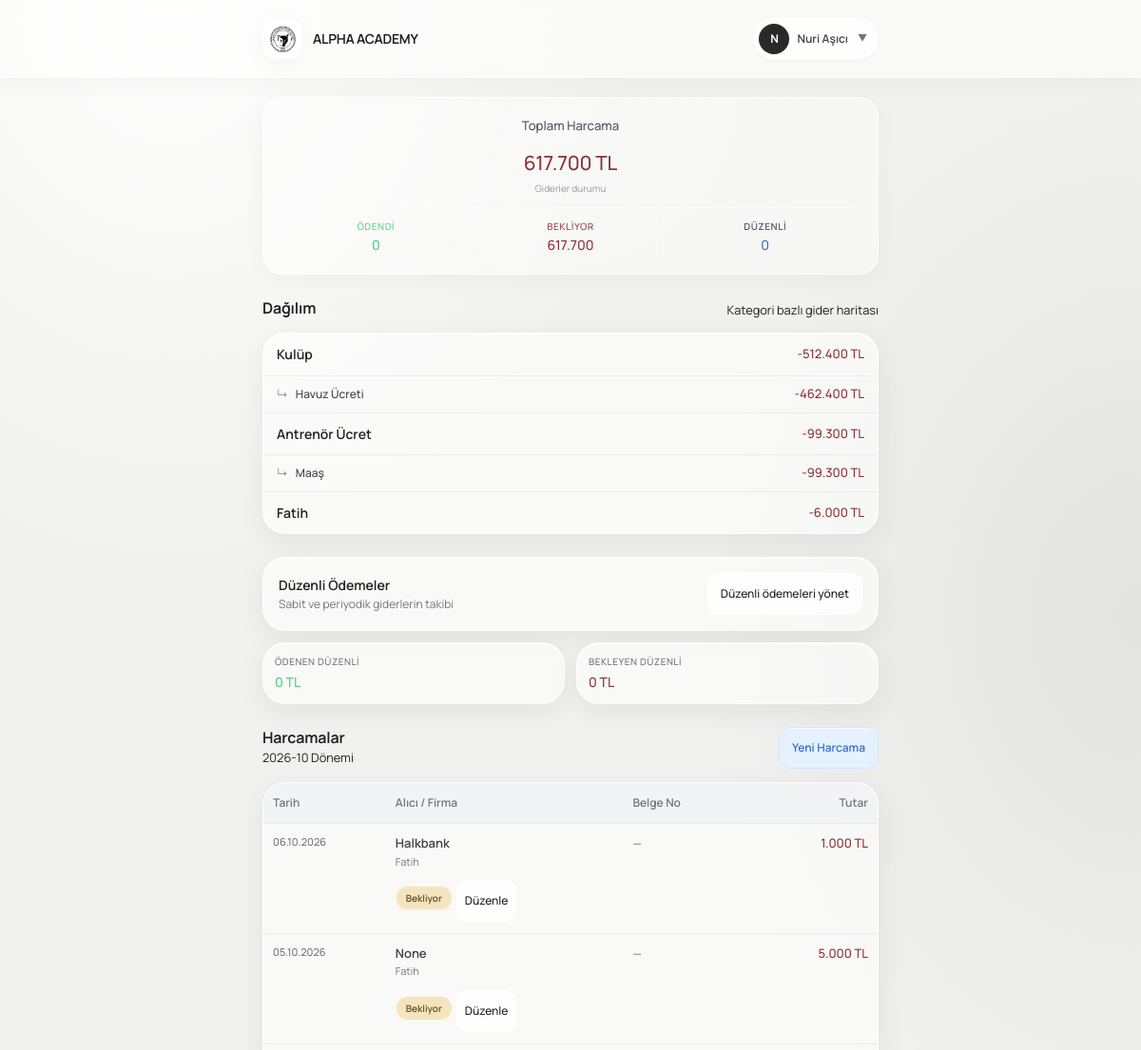
Before: /finance/expenses/ (signed in, upper part) with the older database file.
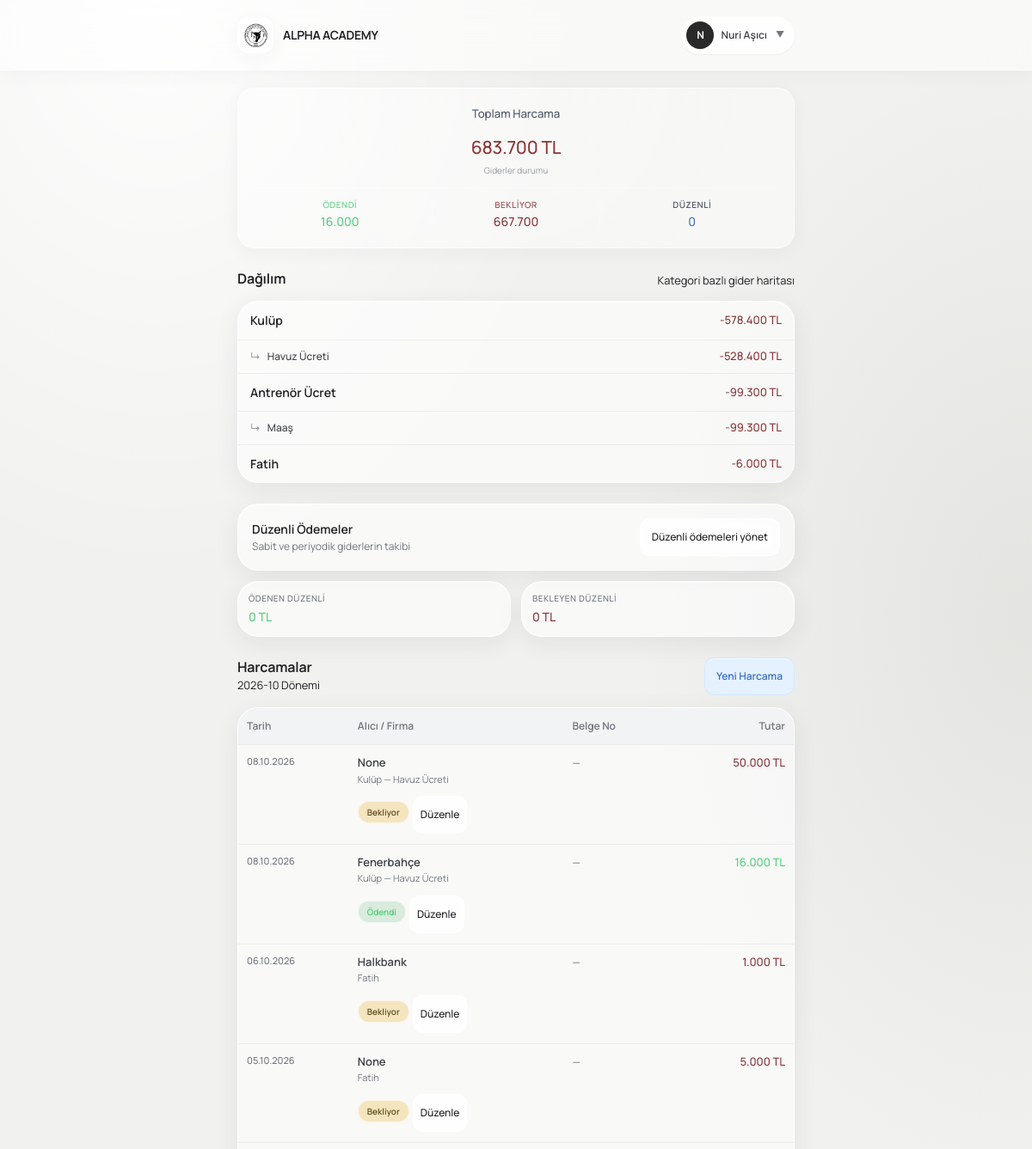
After: the same page with the newer database file.
### finance/models.py (models this page shows, shortened)
class ExpenseCategory(models.Model):
    name = models.CharField(max_length=100, verbose_name="Kategori Adı")
    parent = models.ForeignKey(
        'self',
        on_delete=models.SET_NULL,
        null=True,
        blank=True,
        related_name='children',
        verbose_name="Üst Kategori",
    )
    description = models.TextField(blank=True, null=True, verbose_name="Açıklama")
    class Meta:
        verbose_name = "Gider Kategorisi"
        verbose_name_plural = "Gider Kategorileri"

class Expense(models.Model):
    STATUS_CHOICES = [
        ('pending', 'Bekliyor'),
        ('paid', 'Ödendi'),
        ('cancelled', 'İptal Edildi'),
    ]
    category = models.ForeignKey(
        ExpenseCategory,
        on_delete=models.SET_NULL,
        null=True,
        related_name='expenses',
        verbose_name="Kategori"
    )
    regular_expense = models.ForeignKey(
        'RegularExpense',
        on_delete=models.SET_NULL,
        null=True,
        blank=True,
        related_name='generated_expenses',
        verbose_name="Düzenli gider kaynağı"
    )
    amount = models.IntegerField(verbose_name="Tutar (TL)")
    status = models.CharField(
        max_length=20,
        choices=STATUS_CHOICES,
        default='pending',
        verbose_name="Gider Durumu",
    )
    reciever = models.CharField(
        null=True,
        blank=True,
        max_length=200,
        verbose_name="Alıcı / Firma / Kişi")
    expense_date = models.DateField(verbose_name="Harcama Tarihi")
    is_active = models.BooleanField(default=True, verbose_name="Aktif mi?")
    period = models.CharField(
        max_length=7,
        db_index=True,
        help_text="Format: YYYY-MM (Örn: 2026-08)",
        verbose_name="Ait Olduğu Dönem"
    )
    receipt_no = models.CharField(max_length=100, blank=True, null=True, verbose_name="Fatura / Fiş / Dekont No")
    notes = models.TextField(blank=True, null=True, verbose_name="Açıklama / Detay")
    created_by = models.ForeignKey(
        settings.AUTH_USER_MODEL,
        on_delete=models.SET_NULL,
        null=True,
        verbose_name="Kaydı Oluşturan"
    )
    created_at = models.DateTimeField(auto_now_add=True)
    updated_at = models.DateTimeField(auto_now=True)
    class Meta:
        verbose_name = "Gider Kaydı"
        verbose_name_plural = "Gider Kayıtları"
        ordering = ['updated_at']

### finance/views.py (the view)
# urls.py: path('expenses/', views.expense_list, name='expense-list'),
@login_required
def expense_list(request):
    period = request.GET.get('period', date.today().strftime('%Y-%m'))
    category_id = request.GET.get('category', '')
    query = request.GET.get('q', '').strip()
    expenses = get_expenses_for_period(period, category_id, query)
    expense_summary = get_expense_summary(period)
    regular_expense_summary = get_regular_expense_summary(period)
    context = {
        'period': period,
        'expenses': expenses,
        'categories': ExpenseCategory.objects.all().order_by('name'),
        'selected_category': category_id,
        'query': query,
        'expense_summary': expense_summary,
        'regular_expense_summary': regular_expense_summary,
        'today': date.today(),
    }
    return render(request, 'finance/expenses.html', context)

### finance/views.py (called while the page is built)
def get_period_bounds(period):
    try:
        period_start = datetime.strptime(period, '%Y-%m').date()
    except (TypeError, ValueError):
        period_start = date.today().replace(day=1)
    period_end = period_start.replace(
        day=calendar.monthrange(period_start.year, period_start.month)[1]
    )
    return period_start, period_end

def get_regular_expense_summary(period=None):
    period = period or date.today().strftime('%Y-%m')
    period_start, period_end = get_period_bounds(period)
    active_expenses = RegularExpense.objects.filter(
        start_date__lte=period_end
    ).filter(
        Q(end_date__isnull=True) | Q(end_date__gte=period_start)
    )
    paid_expenses = Expense.objects.filter(
        regular_expense__in=active_expenses,
        is_active=True,
        status='paid',
        period=period,
    )
    regular_total = active_expenses.aggregate(total=Sum('amount'))['total'] or 0
    paid_total = paid_expenses.aggregate(total=Sum('amount'))['total'] or 0
    return {
        'regular_total': regular_total,
        'regular_paid_total': paid_total,
        'regular_pending_total': regular_total - paid_total,
    }

### templates/finance/expenses.html (shortened to what this page needs)
{% extends "base.html" %}
{% block content %}
    <div class="dashboard">
        {% include "finance/partials/_expense_summary.html" %}
        <section class="ui-section mt-6">
            <div class="ui-section-header">
                <div>
                    <h2 class="ui-section-title">Harcamalar</h2>
                    <span class="ui-section-description">{{ period }} Dönemi</span>
                </div>
                <button
                    type="button"
                    class="ui-btn ui-btn-primary ui-btn-sm"
                    hx-get="{% url 'expense-create' %}?period={{ expense_period }}&dashboard=1"
                    hx-target="#modal-container"
                    hx-swap="innerHTML"
                >Yeni Harcama</button>
            </div>
            <div class="ui-card overflow-hidden mt-3">
                <table class="ui-table" id="expense-list">
                    <thead>
                        <tr class="bg-[var(--ui-surface-2)] border-b border-[var(--ui-border-dark)]">
                            <th class="ui-table-cell font-semibold text-[var(--ui-muted)] text-left">Tarih</th>
                            <th class="ui-table-cell font-semibold text-[var(--ui-muted)] text-left">Alıcı / Firma</th>
                            <th class="ui-table-cell font-semibold text-[var(--ui-muted)] text-left ui-table-cell-receipt">Belge No</th>
                            <th class="ui-table-cell font-semibold text-[var(--ui-muted)] text-right">Tutar</th>
                        </tr>
                    </thead>
                    <tbody>
                        {% for expense in expenses %}
                            {% include "finance/partials/_expense_row.html" %}
                        {% endfor %}
                    </tbody>
                </table>
            </div>
        </section>
    </div>
{% endblock %}

### templates/finance/partials/_expense_summary.html (shortened to what the changed rows need)
<div class="profile-hero-card mb-6">
    <div class="profile-hero-content py-1">
        <span class="profile-hero-subtitle m-0">Toplam Harcama</span>
        <h2 class="profile-hero-name text-3xl my-1 ui-text-danger font-bold">
            {{ expense_summary.total_expense|floatformat:0 }} TL
        </h2>
        <span class="text-[10px] text-[var(--ui-subtle)]">Giderler durumu</span>
        <div class="w-full h-px bg-white/40 my-3"></div>
        <div class="grid grid-cols-3 gap-2 w-full text-center">
            <div class="flex flex-col items-center">
                <span class="text-[10px] uppercase tracking-wider font-semibold text-[var(--ui-success-text)] opacity-80">Ödendi</span>
                <span class="text-sm font-bold ui-text-success mt-0.5">
                    {{ expense_summary.paid_expense_total|floatformat:0 }}
                </span>
            </div>
            <div class="flex flex-col items-center border-x border-white/30 px-1">
                <span class="text-[10px] uppercase tracking-wider font-semibold text-[var(--ui-danger-text)] opacity-80">Bekliyor</span>
                <span class="text-sm font-bold ui-text-danger mt-0.5">
                    {{ expense_summary.pending_expense_total|floatformat:0 }}
                </span>
            </div>
            <div class="flex flex-col items-center">
            </div>
        </div>
    </div>
</div>
<section class="ui-section mt-4">
    <div class="ui-card divide-y divide-[var(--ui-border-dark)] mt-2">
        {% for category in expense_summary.category_totals %}
            <div class="ui-list-item {% if category.parent_name %}pl-8 bg-[var(--ui-surface-2)]/30{% endif %}">
                <div class="flex items-center gap-2">
                    {% if category.parent_name %}
                        <span class="text-[var(--ui-subtle)] text-xs">↳</span>
                        <span class="text-[var(--ui-text-soft)] text-xs font-medium">{{ category.name }}</span>
                    {% else %}
                        <span class="text-[var(--ui-text)] font-semibold">{{ category.name }}</span>
                    {% endif %}
                </div>
                <span class="ui-list-value ui-text-danger">
                    -{{ category.total|floatformat:0 }} TL
                </span>
            </div>
        {% empty %}
            <div class="ui-empty">
                <div class="ui-empty-icon">📦</div>
                <p class="ui-empty-description">Kayıt yok.</p>
            </div>
        {% endfor %}
    </div>
</section>

### templates/finance/partials/_expense_row.html (shortened to what this page needs)
<tr class="ui-table-row {% if not expense.is_active %}ui-table-row-inactive{% endif %}">
    <td class="ui-table-cell ui-table-cell-date">
        <div class="ui-table-date">{{ expense.expense_date|date:'d.m.Y' }}</div>
    </td>
    <td class="ui-table-cell ui-table-cell-recipient">
        <div class="ui-table-recipient">{{ expense.reciever }}</div>
        <div class="ui-table-category">
            {% if expense.category %}
                {% if expense.category.parent %}
                    {{ expense.category.parent.name }} — {{ expense.category.name }}
                {% else %}
                    {{ expense.category.name }}
                {% endif %}
            {% else %}
                Kategorisiz
            {% endif %}
        </div>
        {% if expense.is_regular_source or expense.status or not expense.is_active %}
            <div class="ui-table-status">
                <span class="ui-badge
                    {% if expense.is_regular_source or expense.status == 'pending' %}ui-badge-warning
                    {% elif expense.status == 'paid' %}ui-badge-success
                    {% elif expense.status == 'cancelled' or not expense.is_active %}ui-badge-danger
                    {% else %}ui-badge-neutral{% endif %} text-[10px] px-1.5 py-0.5">
                    {% if expense.is_regular_source %}
                        Bekliyor
                    {% elif expense.status == "paid" %}
                        Ödendi
                    {% elif expense.status == "pending" %}
                        Bekliyor
                    {% elif expense.status == "cancelled" %}
                        İptal
                    {% endif %}
                </span>
                <div class="ui-table-action">
                    <a href="#" class="ui-btn ui-btn-sm {% if expense.is_regular_source %}ui-btn-primary{% else %}ui-btn-secondary{% endif %} !min-height-[26px] !py-0.5 !px-2 text-[10px]">
                        {% if expense.is_regular_source %} Ödeme Yap {% else %} Düzenle {% endif %}
                    </a>
                </div>
            </div>
        {% endif %}
    </td>
    <td class="ui-table-cell ui-table-cell-receipt text-[var(--ui-muted)] font-medium">
        {{ expense.receipt_no|default:'—' }}
    </td>
    <td class="ui-table-cell ui-table-cell-amount">
        <span class="ui-table-amount {% if expense.status == 'paid' %}ui-text-success{% elif expense.status == 'cancelled' %}ui-text-subtle line-through opacity-50{% else %}ui-text-danger{% endif %}">
            {{ expense.amount|floatformat:0 }} TL
        </span>
    </td>
</tr>

Changed rows visible on the page:
computed for ExpenseCategory "Kulüp": total "512.400" → "578.400"
computed for ExpenseCategory "Havuz Ücreti": total "462.400" → "528.400"
added Expense: expense_date "08.10.2026", reciever "None", category.parent.name "Kulüp", category.name "Havuz Ücreti", status "Bekliyor", receipt_no "—", amount "50.000"
added Expense: expense_date "08.10.2026", reciever "Fenerbahçe", category.parent.name "Kulüp", category.name "Havuz Ücreti", status "Ödendi", receipt_no "—", amount "16.000"
Other visible differences:
{{ expense_summary.total_expense|floatformat:0 }}: "617.700" → "683.700"
{{ expense_summary.paid_expense_total|floatformat:0 }}: "0" → "16.000"
{{ expense_summary.pending_expense_total|floatformat:0 }}: "617.700" → "667.700"
